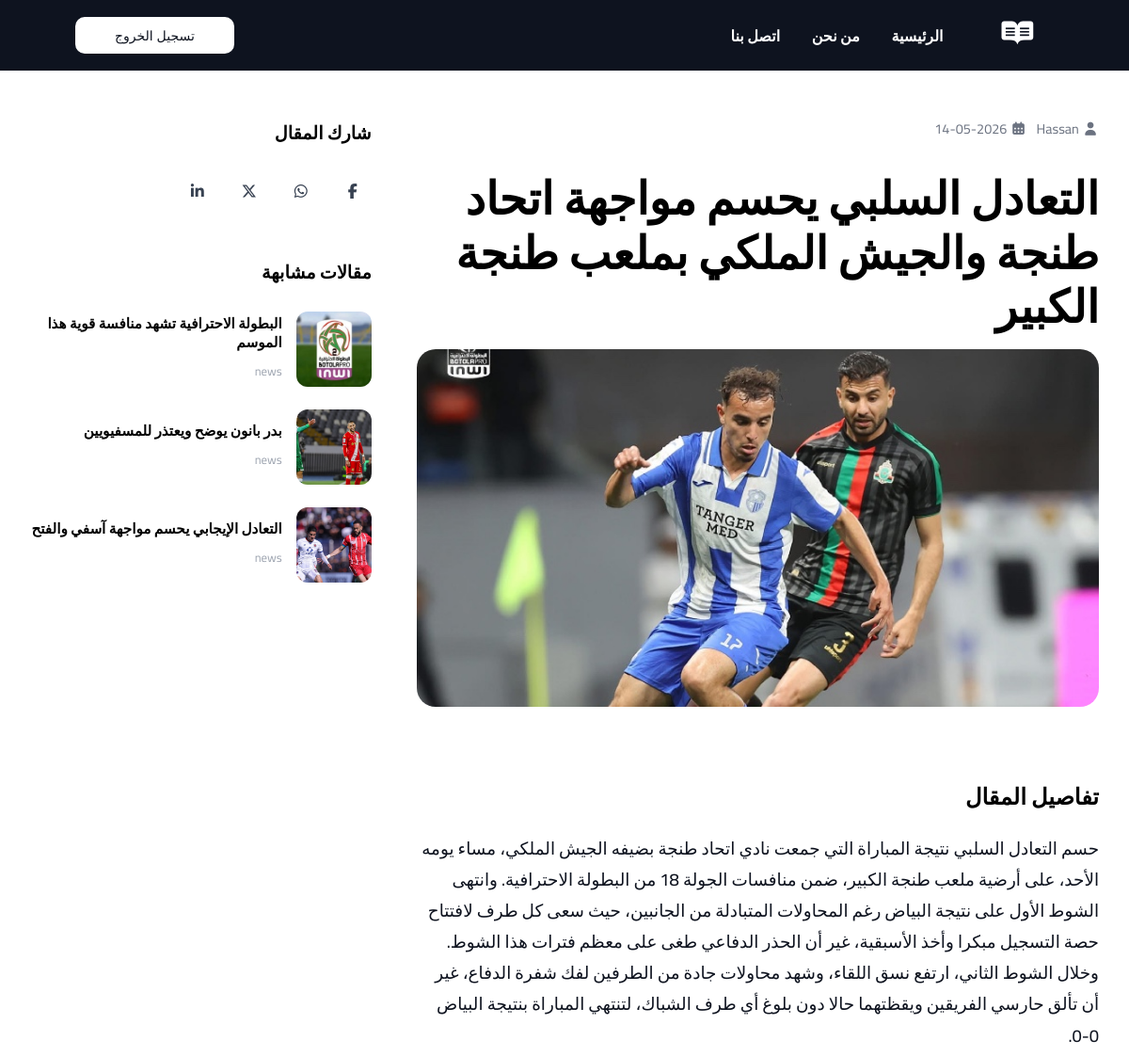
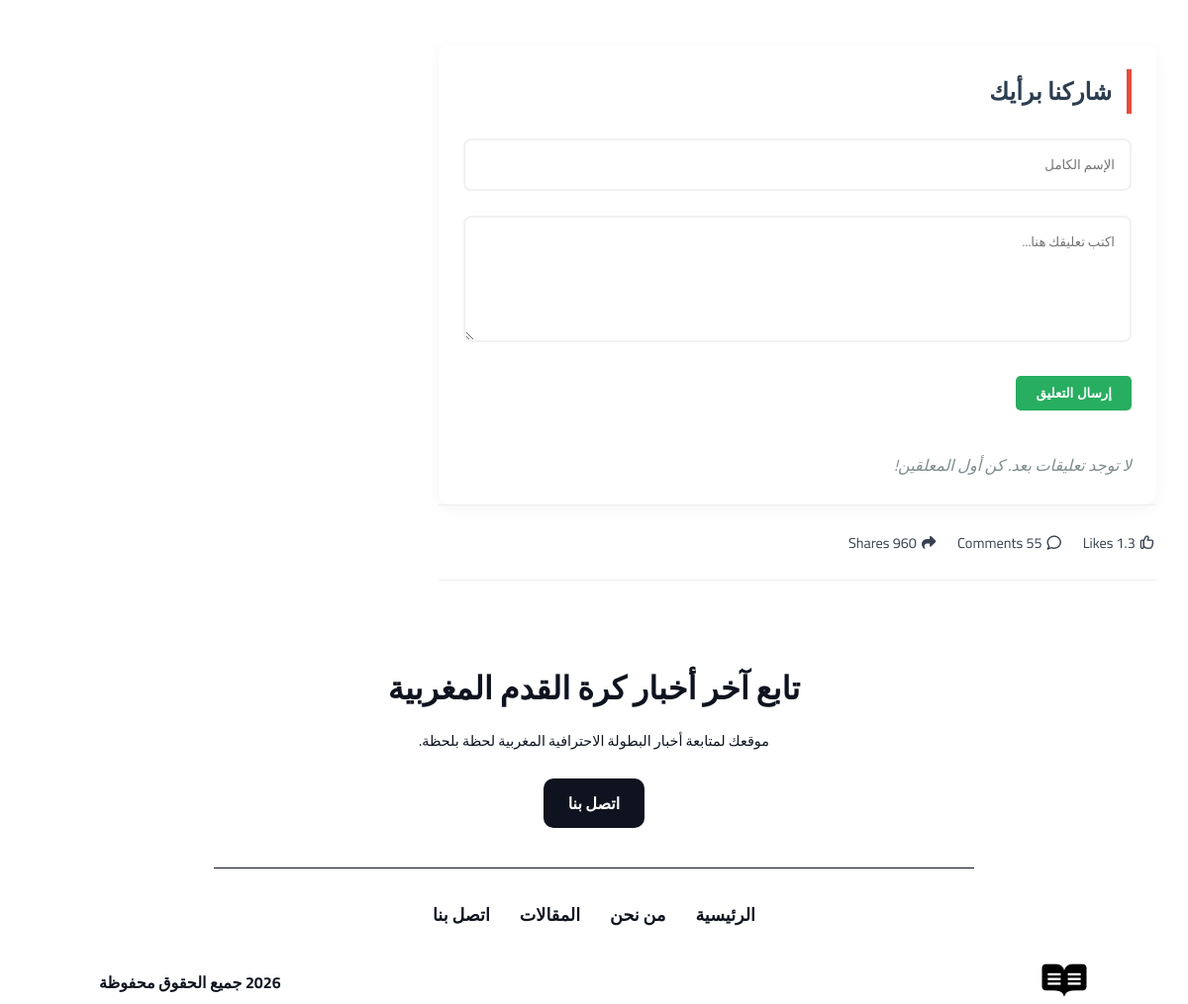
The page /detail_test.php?id=1 on the database its author committed (2 pictures, top to bottom).
### tables this page shows
CREATE TABLE articles (
  id INT AUTO_INCREMENT PRIMARY KEY,
  title VARCHAR(255) NOT NULL,
  author VARCHAR(40) not NULL,
  content TEXT NOT NULL,
  image VARCHAR(255),
  category VARCHAR(50),
  user_id int not null, 
  created_at TIMESTAMP DEFAULT CURRENT_TIMESTAMP,
  FOREIGN KEY (user_id) REFERENCES users(id) ON DELETE CASCADE
);

### article.php (called while the page is built, shortened)
<?php
require_once "connection.php";
class Article
{
    private $conn;
    public function __construct()
    {
        $db = new Database();
        $this->conn = $db->getConnection();
    }
    public function getById($id)
    {
        $sql = "SELECT * FROM articles WHERE id = :id";
        $stmt = $this->conn->prepare($sql);
        $stmt->execute(["id" => $id]);
        return $stmt->fetch(PDO::FETCH_ASSOC);
    }
    public function getRelated($currentId)
    {
        $sql = "SELECT * FROM articles WHERE id != :id ORDER BY id DESC LIMIT 3";
        $stmt = $this->conn->prepare($sql);
        $stmt->execute(["id" => $currentId]);
        return $stmt->fetchAll(PDO::FETCH_ASSOC);
    }
}

### connection.php (called while the page is built, shortened)
<?php
class Database
{
    private  $Server = "localhost";
    private  $dbname  = "botola_maghribiya";
    private $root = "root";
    private $password = "";
    public function getConnection()
    {
        $this->conn = null;
        try {
            $this->conn = new PDO("mysql:host={$this->Server};dbname={$this->dbname};charset=utf8", $this->root, $this->password);
            $this->conn->setAttribute(PDO::ATTR_ERRMODE, PDO::ERRMODE_EXCEPTION);
        } catch (PDOException $e) {
            die("Eroor" . $e->getMessage());
        }
        return $this->conn;
    }
}
?>

### detail_test.php (the view, shortened to what this page needs)
<?php
require_once "article.php";
$id = $_GET['id'];
$article = new Article();
$relatedArticles = $article->getRelated($id);
$id = $_GET['id'];
$art = $article->getById($id);
$relatedArticles = $article->getRelated($id);
?>
<!doctype html>
<html lang="ar" dir="rtl">
<head>
    <link rel="stylesheet" href="https://cdnjs.cloudflare.com/ajax/libs/font-awesome/7.0.1/css/all.min.css" />
    <link rel="stylesheet" href="css/details.css">
    <link rel="stylesheet" href="css/components/stracture.css">
    <link rel="stylesheet" href="css/components/header.css ">
</head>
<body>
    <header>
        <div class="head">
            <button class="btn-login">تسجيل الخروج</button>
            <div>
                <a href="index.php" class="logo">
                    <i class="fa-brands fa-readme"></i>
                </a>
                <nav>
                    <a href="index.php">الرئيسية</a>
                    <a href="#">من نحن</a>
                    <a href="#">اتصل بنا</a>
                </nav>
            </div>
        </div>
    </header>
    <main class="container">
        <section class="article-main">
            <div class="author-meta">
                <span><i class="fa-solid fa-user"></i> <?= htmlspecialchars($art['author']) ?> </span>
                <span><i class="fa-solid fa-calendar-days"></i> <?= date("d-m-Y", strtotime($art["created_at"])) ?> </span>
            </div>
            <h1><?= htmlspecialchars($art['title']) ?></h1>
            <img src="assest/<?= htmlspecialchars($art['image']) ?>" class="main-img" alt="<?= htmlspecialchars($art['title']) ?>" />
            <div class="article-content">
                <h2>تفاصيل المقال</h2>
                <?php
                $paragraphs = explode("\n", $art['content']);
                foreach ($paragraphs as $paragraph) {
                    if (trim($paragraph)) {
                        echo '<p>' . htmlspecialchars($paragraph) . '</p>';
                    }
                }
                ?>
            </div>
            <section class="comments-section">
                <h3>شاركنا برأيك</h3>
                <form action="add_comment.php" method="POST" class="comment-form">
                    <div class="form-group">
                        <input type="text" name="username" placeholder="الإسم الكامل" required>
                    </div>
                    <div class="form-group">
                        <textarea name="comment" placeholder="اكتب تعليقك هنا..." rows="4" required></textarea>
                    </div>
                    <button type="submit" class="btn-submit">إرسال التعليق</button>
                </form>
                <div class="comments-list">
                    <p style="color: #7f8c8d; font-style: italic;">لا توجد تعليقات بعد. كن أول المعلقين!</p>
                </div>
            </section>
            <div class="post-footer-stats">
                <span><i class="fa-regular fa-thumbs-up"></i> 1.3 Likes</span>
                <span><i class="fa-regular fa-comment"></i> 55 Comments</span>
                <span><i class="fa-solid fa-share"></i> 960 Shares</span>
            </div>
        </section>
        <section class="sidebar">
            <div class="sidebar-section">
                <span class="sidebar-title">شارك المقال</span>
                <div class="share-icons">
                    <a href="#"><i class="fa-brands fa-facebook-f"></i></a>
                    <a href="#"><i class="fa-brands fa-whatsapp"></i></a>
                    <a href="#"><i class="fa-brands fa-x-twitter"></i></a>
                    <a href="#"><i class="fa-brands fa-linkedin-in"></i></a>
                </div>
            </div>
            <div class="sidebar-section">
                <span class="sidebar-title">مقالات مشابهة</span>
                <div class="related-list">
                    <?php foreach ($relatedArticles as $related): ?>
                        <a href="adetails.php?id=<?= $related['id'] ?>" class="related-item">
                            <img src="assest/<?= htmlspecialchars($related['image']) ?>" alt="<?= htmlspecialchars($related['title']) ?>" />
                            <div>
                                <h4><?= htmlspecialchars($related['title']) ?></h4>
                                <span><?= htmlspecialchars($related['category']) ?></span>
                            </div>
                        </a>
                    <?php endforeach; ?>
                </div>
            </div>
        </section>
    </main>
    <footer class="footer">
        <div class="footer__cta">
            <h2 class="cta__title">تابع آخر أخبار كرة القدم المغربية</h2>
            <p class="cta__text">موقعك لمتابعة أخبار البطولة الاحترافية المغربية لحظة بلحظة.</p>
            <a href="contact.html" class="cta__button">اتصل بنا</a>
            <hr class="cta__divider" />
            <nav class="footer__nav">
                <a href="index.php">الرئيسية</a>
                <a href="#">من نحن</a>
                <a href="#">المقالات</a>
                <a href="#">اتصل بنا</a>
            </nav>
        </div>
        <div class="footer__bottom">
            <div class="footer__logo"><i class="fa-brands fa-readme"></i></div>
            <p class="footer__copyright">2026 جميع الحقوق محفوظة</p>
        </div>
    </footer>
</body>
</html>

### css/details.css (style rules this page uses)
.container { max-width: 1200px; margin: 3rem auto; display: grid; grid-template-columns: 2fr 1fr; gap: 3rem; padding: 0 2rem; }
.article-main h1 { font-size: 3rem; font-weight: 800; line-height: 1.2; margin-bottom: 1rem; }
.author-meta { display: flex; align-items: center; gap: 10px; color: #6b7280; font-size: 0.9rem; margin-bottom: 2rem; }
.main-img { width: 100%; height: 380px; object-fit: cover; border-radius: 20px; margin-bottom: 2rem; }
.article-content h2 { margin: 2rem 0 1rem; font-size: 1.5rem; }
.article-content p { margin-bottom: 1.5rem; color: var(--second-color); font-size: 1.15rem; line-height: 1.8; font-weight: 500; }
.post-footer-stats { display: flex; gap: 20px; padding: 1.5rem 0; border-top: 1px solid #eee; border-bottom: 1px solid #eee; color: var(--text); font-size: 0.9rem; }
.sidebar { position: sticky; top: 2rem; height: fit-content; }
.sidebar-section { margin-bottom: 3rem; }
.sidebar-title { font-size: 1.2rem; font-weight: 700; margin-bottom: 1.5rem; display: block; }
.share-icons { display: flex; gap: 15px; }
.share-icons a { width: 40px; height: 40px; border-radius: 50%; background: var(--white); display: flex; align-items: center; justify-content: center; color: var(--text); text-decoration: none; transition: 0.3s; }
.related-list { display: flex; flex-direction: column; gap: 1.5rem; }
.related-item { display: grid; grid-template-columns: 80px 1fr; gap: 15px; text-decoration: none; color: inherit; align-items: center; }
.related-item img { width: 80px; height: 80px; border-radius: 12px; object-fit: cover; }
.related-item h4 { font-size: 0.95rem; font-weight: 600; line-height: 1.3; margin-bottom: 4px; }
.related-item span { font-size: 0.8rem; color: #9ca3af; }
.comments-section { margin-top: 30px; padding: 20px; background: #f9f9f9; border-radius: 8px; }
.comment-form input, .comment-form textarea { width: 100%; padding: 10px; margin-bottom: 10px; border: 1px solid #ccc; border-radius: 5px; font-family: "Cairo", sans-serif; }
.comment-form button { background: #27ae60; color: white; border: none; padding: 10px 20px; cursor: pointer; border-radius: 5px; }

### css/components/stracture.css (style rules this page uses)
* { margin: 0; padding: 0; box-sizing: border-box; }
body { background-color: var(--white); direction: rtl; text-align: right; font-family: 'Cairo', sans-serif; }
a { text-decoration: none; }

### css/components/header.css (style rules this page uses)
header { background-color: var(--second-color); }
.head { display: flex; align-items: center; justify-content: space-between; flex-direction: row-reverse; padding-inline: 5rem; }
.head div { display: flex; align-items: center; gap: 60px; padding: 20px; }
.head .logo i { color: var(--white); font-size: 30px; }
.head div nav a { margin-left: 30px; color: var(--white); font-weight: 600; text-decoration: none; }
.btn-login { padding: 0.6rem 40px; border-radius: 10px; color: var(--second-color); font-size: 14px; cursor: pointer; background-color: var(--white); border: 2px solid var(--white); }

### css/components/variable.css (style rules this page uses)
:root { --bg-color: #F2E9E4; --second-color: #0E131F; --white: #ffffff; --text: #374151; }

### css/components/footer.css (style rules this page uses)
.footer { margin-top: -90px; padding: 60px 40px 20px 40px; }
.footer__cta { border-radius: 80px; padding: 60px 20px; text-align: center; color: var(--second-color); max-width: 1000px; margin:auto; }
.cta__title { font-size: 2rem; margin-bottom: 10px; }
.cta__text { color: var(--second-color); font-size: 0.9rem; margin-bottom: 25px; }
.cta__button { background-color: var(--second-color); color: var(--white); text-decoration: none; padding: 10px 25px; border-radius: 10px; font-weight: bold; display: inline-block; margin-bottom: 40px; }
.cta__divider { border: 0; border-top: 1px solid var(--second-color); width: 80%; margin: 0 auto 30px auto; }
.footer__nav { display: flex; justify-content: center; gap: 30px; }
.footer__nav a { color: var(--second-color); text-decoration: none; font-weight: 600; font-size: 1.1rem; }
.footer__bottom { display: flex; justify-content: space-between; align-items: center; max-width: 1000px; margin:-30px auto; }
.footer__logo i { font-size: 40px; }
.footer__copyright { font-weight: bold; color:var(--second-color); }

### rows shown on the page
articles: author "Hassan", created_at "14-05-2026", title "التعادل السلبي يحسم مواجهة اتحاد طنجة والجيش الملكي بملعب طنجة الكبير", image (picture), content "حسم التعادل السلبي نتيجة المباراة التي جمعت نادي اتحاد طنجة بضيفه الجيش الملكي، مساء يومه الأحد، على أرضية ملعب طنجة الكبير، ضمن منافسات الجولة 18 من البطولة الاحترافية. وانتهى الشوط الأول على نتيجة البياض رغم المحاولات المتبادلة من الجانبين، حيث سعى كل طرف لافتتاح حصة التسجيل مبكرا وأخذ الأسبقية، غير أن الحذر الدفاعي طغى على معظم فترات هذا الشوط. وخلال الشوط الثاني، ارتفع نسق اللقاء، وشهد محاولات جادة من الطرفين لفك شفرة الدفاع، غير أن تألق حارسي الفريقين ويقظتهما حالا دون بلوغ أي طرف الشباك، لتنتهي المباراة بنتيجة البياض 0-0."
articles: image (picture), title "البطولة الاحترافية تشهد منافسة قوية هذا الموسم", category "news"
articles: image (picture), title "بدر بانون يوضح ويعتذر للمسفيويين", category "news"
articles: image (picture), title "التعادل الإيجابي يحسم مواجهة آسفي والفتح", category "news"
